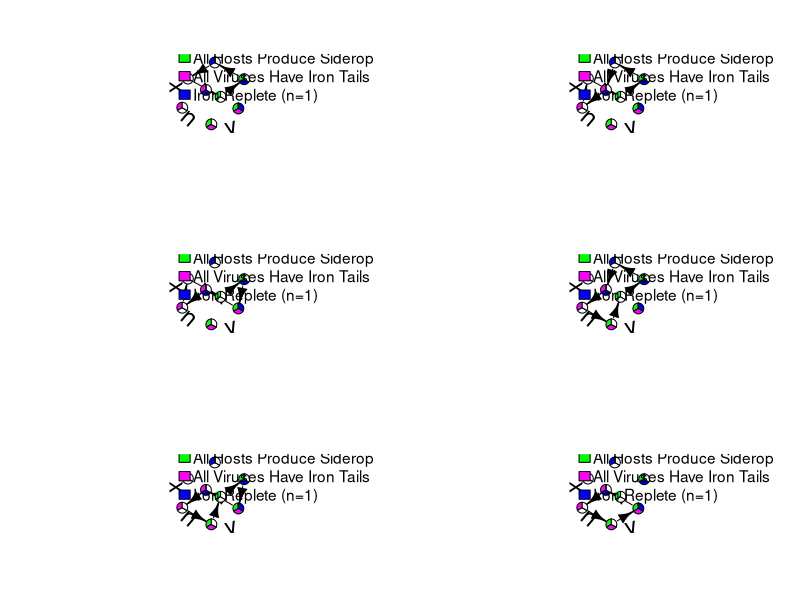

The R script that drew this image:
## The purpose of this script is to generate a figure showing
## the potential paths of heteroclinic cycles given
## certain parameter regimes in the environmental feedback
## bimatrix game model of host siderophore/viral Fe tail ecological
## dynamics

## Loading required libraries
## If you need to install igraph first
## install.packages('igraph')
library(igraph)


## Initializing payoff matrices
## These qs respond to the qs in get_pars.m, but in terms of original
## dynamical model as described in main text section 2.2:
## q1: a-c
## q2: b-d
## q3: alpha-beta
## q4: gamma-delta
## q1p: a'-c'
## q2p: b'-d'
## q3p: alpha'-beta'
## q4p: gamma'-delta'
## thetax,thetay: environmental restoration parameters
q1<-1
q2<-2
q3<--1
q4<--3
q1p<--1
q2p<--1.1
q3p<-1
q4p<-2
thetax<-4
thetay<-1


## Make characteristic matrix (method from Hofbauer 1994)
c_mat<-matrix(data=c(q2,q2p,q1,q1p,0,0,0,0,
                     0,0,0,0,-q2,-q2p,-q1,-q1p,
                     q4,q4p,0,0,q3,q3p,0,0,
                     0,0,-q4,-q4p,0,0,-q3,-q3p,
                     -1,0,-(1+thetay),0,thetax-1,0,thetax-(1+thetay),0,
                     0,1,0,1+thetay,0,-(thetax-1),0,-(thetax-(1+thetay))),
              ncol=6)

## Determine which elements are positive 
## (indicate direction of travel for dynamics)
c_plus<-apply(c_mat,1,function(x) which(x>0))

## Now we will analyze this matrix as a directed graph to determine 
## heteroclinic cycles, any cycles in the graph are heteroclinic
## cycles in the network

## Create the first part of the edgelist for the network
first_edges<-c()
for(i in 1:length(c_plus)){
  first_edges<-c(first_edges,rep(i,length(c_plus[[i]])))
}

## Now we have to figure out which nodes each node identified in the
## previous command connects to

## We will do this with a complicated if loop sorry
links<-do.call('c',c_plus) #Find all outward directed edges
second_edges<-c()
for(i in 1:length(links)){
## The edge assignment is based off of how the characteristic matrix is
## organized, please see appendix B.0.4 for details
  if(first_edges[i]==1){
    if(links[i]==1){
      second_edges[i]<-5
    }
    if(links[i]==3){
      second_edges[i]<-3
    }
    if(links[i]==5){
      second_edges[i]<-2
    }
  }
  if(first_edges[i]==2){
    if(links[i]==1){
      second_edges[i]<-6
    }
    if(links[i]==3){
      second_edges[i]<-4
    }
    if(links[i]==6){
      second_edges[i]<-1
    }
  }
  if(first_edges[i]==3){
    if(links[i]==1){
      second_edges[i]<-7
    }
    if(links[i]==4){
      second_edges[i]<-1
    }
    if(links[i]==5){
      second_edges[i]<-4
    }
  }
  if(first_edges[i]==4){
    if(links[i]==1){
      second_edges[i]<-8
    }
    if(links[i]==4){
      second_edges[i]<-2
    }
    if(links[i]==6){
      second_edges[i]<-3
    }
  }
  if(first_edges[i]==5){
    if(links[i]==2){
      second_edges[i]<-1
    }
    if(links[i]==3){
      second_edges[i]<-7
    }
    if(links[i]==5){
      second_edges[i]<-6
    }
  }
  if(first_edges[i]==6){
    if(links[i]==2){
      second_edges[i]<-2
    }
    if(links[i]==3){
      second_edges[i]<-8
    }
    if(links[i]==6){
      second_edges[i]<-5
    }
  }
  if(first_edges[i]==7){
    if(links[i]==2){
      second_edges[i]<-3
    }
    if(links[i]==4){
      second_edges[i]<-5
    }
    if(links[i]==5){
      second_edges[i]<-8
    }
  }
  if(first_edges[i]==8){
    if(links[i]==2){
      second_edges[i]<-4
    }
    if(links[i]==4){
      second_edges[i]<-6
    }
    if(links[i]==6){
      second_edges[i]<-7
    }
  }
}

## Combining into edgelist for graph visualization
edgelist<-c(rbind(first_edges,second_edges))

## Make directed graph
hc_graph<-make_directed_graph(edgelist)
## Naming nodes
vertex.attributes(hc_graph)<-list(name=c('x=0,y=0,n=0',
                                  'x=0,y=0,n=1',
                                  'x=0,y=1,n=0',
                                  'x=0,y=1,n=1',
                                  'x=1,y=0,n=0',
                                  'x=1,y=0,n=1',
                                  'x=1,y=1,n=0',
                                  'x=1,y=1,n=1'))

## Identifying cycles
cycle_function<-function(g,vert){
  paths<-all_simple_paths(g,from=vert)
  final_nodes<-sapply(paths,function(x) tail(x,1))
  cycle_ids<-sapply(final_nodes,function(x) are_adjacent(g,x,vert))
  output_paths<-paths[which(cycle_ids==TRUE)]
  output_paths<-lapply(output_paths,function(x) c(x,x[1]))
  return(output_paths)
}
all_cycles<-do.call('c',sapply(1:vcount(hc_graph),cycle_function,g=hc_graph))
numeric_paths<-lapply(all_cycles,function(x) sort(unique(as.numeric(x))))
unique_paths<-all_cycles[which(duplicated(numeric_paths)==FALSE)]


## Changing cycle aesthetic attributes for plotting
emph_cycle<-function(g,p){
  path_graph<-g
  edges_to_color<-c(head(p,-1),tail(p,-1))
  color_ids<-get.edge.ids(path_graph,edges_to_color)
  E(path_graph)$color<-NA
  E(path_graph)$color[color_ids]<-'black'
  return(path_graph)
}
## Implementing aesthetic changes
graphs_for_plotting<-lapply(unique_paths,emph_cycle,g=hc_graph)
## Initializing figure
jpeg('../figures/figure_4.jpg',units='in',width=8.5,height=11,res=600)
par(mfrow=c(3,2))
## Setting vertex colors
vertex_fills<-list(c(0,0,0,1,1,1),
                   c(0,0,1,1,1,0),
                   c(0,1,0,1,0,1),
                   c(0,1,1,1,0,0),
                   c(1,0,0,0,1,1),
                   c(1,0,1,0,1,0),
                   c(1,1,0,0,0,1),
                   c(1,1,1,0,0,0))
vertex_colset<-list(c('green','magenta','blue','white','white','white'))
## Making subplots for each heteroclinic cycle in the network
set.seed(888)
coords<-layout_with_fr(hc_graph)
for(i in 1:length(graphs_for_plotting)){
plot(graphs_for_plotting[[i]],
     layout=coords,
     vertex.size=35,
     vertex.shape='pie',
     vertex.pie=vertex_fills,
     vertex.pie.color=vertex_colset,
     vertex.label.font=2,
     vertex.label.dist=0,
     edge.arrow.size=0.75,
     margin=rep(0,4),
     vertex.label=NA)
text(-0.8,-0.8,'n',cex=2.2,srt=-40)
text(0.6,-1.2,'y',cex=2.2,srt=15)
text(-1.2,0.2,'x',cex=2.2,srt=90)
legend(x=-1.55,y=1.75,fill=c('green','magenta','blue'),legend=c('All Hosts Produce Siderophores (x=1)',
                                                                'All Viruses Have Iron Tails (y=1)',
                                                                'Iron Replete (n=1)'),
       bty='n',border='black',x.intersp=0.2,cex=1.4)
}
dev.off()

